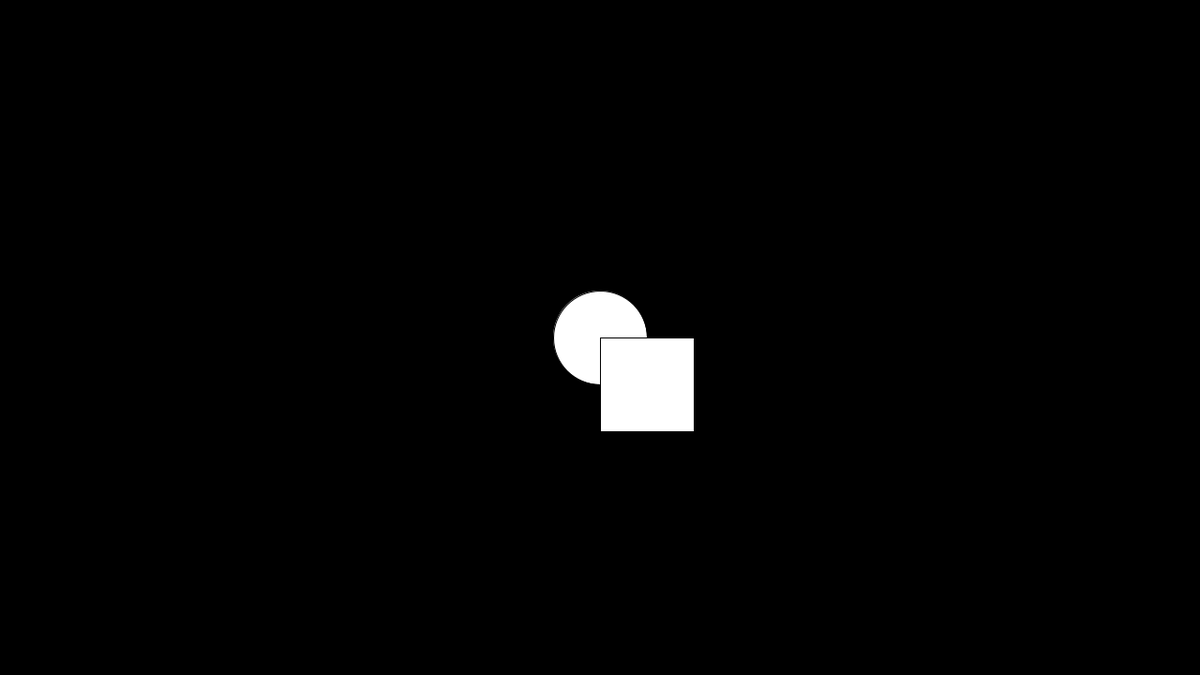
Frame 1 (no input)
Frame 60 (the mouse pressed at the canvas centre just before this capture): identical to frame 1, image omitted
Frame 120 (the mouse held since frame 60 and released just before this capture): identical to frame 1, image omitted

The Processing sketch that drew this single still picture (run headless with seeded random() and noise(); from frame 60 on, the mouse is pressed at the canvas centre):

// Processing sketch: SquishyBall
// ── SquishyBall.pde
int ovalheight = 100;
int ovalwidth = 100;
int increment = 5;

void setup()
{
  size(1280, 720);
}

void draw()
{
  background(0);
/*  
  for (int i = 0; i < 1280; i++)
  {
    for (int j = 0; j < 720; j++)
    {
      stroke(random(255));
      point (i, j);
    }
  }
*/  
 
  if (keyPressed == true) {
    
    if (keyCode == RIGHT) {
      ovalwidth += increment;
    }
    else if (keyCode == LEFT) {
        ovalwidth -= increment;
    }
    else if (keyCode == UP) {
      ovalheight += increment;
    }
    else if (keyCode == DOWN) {
      ovalheight -= increment;
    }
  }
  
  ellipse(640, 360, ovalwidth, ovalheight);
  
  rect(640, 360, ovalwidth, ovalheight);

}
